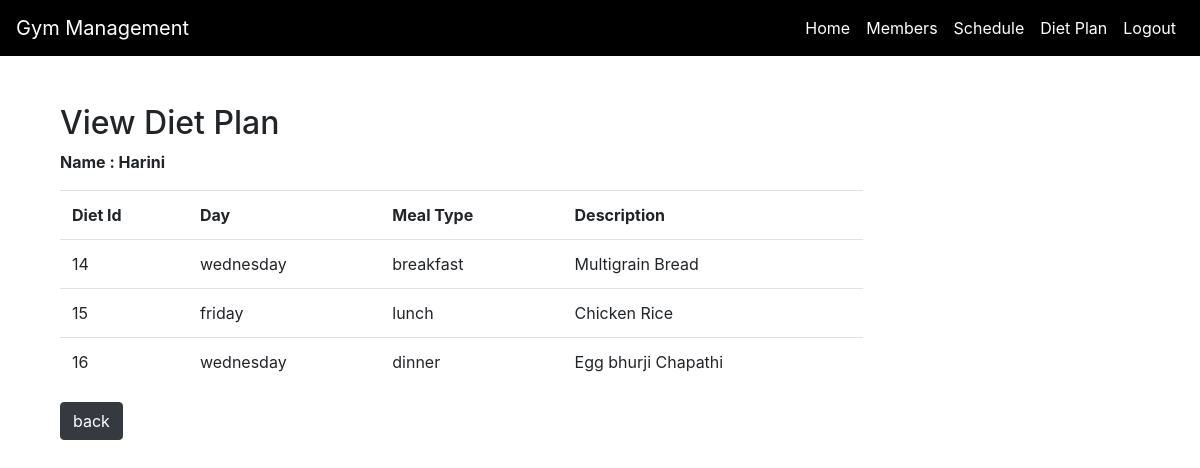
Page /viewdietplan.php?id=1&name=Harini (signed in) on the committed database.
### tables this page shows
CREATE TABLE `diet_plan` (
  `diet_plan_id` int(11) NOT NULL,
  `description` varchar(255) DEFAULT NULL,
  `meal_type` varchar(255) DEFAULT NULL,
  `instructor_id` int(11) DEFAULT NULL,
  `member_id` int(11) DEFAULT NULL,
  `day` varchar(100) NOT NULL
);

### viewdietplan.php (the view, shortened to what this page needs)
<?php
$uid=$_GET["id"];
$name=$_GET["name"];
?>
<!DOCTYPE html>
<html lang="en">
<head>
    <link rel="stylesheet" href="https://stackpath.bootstrapcdn.com/bootstrap/4.3.1/css/bootstrap.min.css">
</head>
<body>
    <nav class="navbar navbar-expand-lg navbar-dark fixed-top">
        <a class="navbar-brand" href="#">Gym Management</a>
        <div class="collapse navbar-collapse" id="navbarNav">
        <ul class="navbar-nav ml-auto">
            <li class="nav-item active">
                <a class="nav-link" href="empdashboard.php">Home</a>
            </li>
            <li class="nav-item">
                <a class="nav-link" href="empmembers.php">Members</a>
            </li>
            <li class="nav-item">
                <a class="nav-link" href="empclasses.php">Schedule</a>
            </li>
            <li class="nav-item">
                <a class="nav-link" href="empdietplan.php">Diet Plan</a>
            </li>
            <li class="nav-item">
                <a class="nav-link" href="logout.php">Logout</a>
            </li>
        </ul>
    </div>
    </nav>
    <div class="container mt-5">
    <div class="col-md-9">
            <div id="dashboardContent">
                <h2>View Diet Plan</h2>
                <p><strong>Name : <?php echo $name;?></strong></p>
                <?php
$con = mysqli_connect("localhost:3307","root","","gym_management_system");
$var=mysqli_query($con,"select * from diet_plan where member_id=$uid");
echo "<table class='table'>";
echo "<tr>
<th>Diet Id</th>
<th>Day</th>
<th>Meal Type</th>
<th>Description</th>
</tr>";
if(mysqli_num_rows($var)>0){
    while($arr=mysqli_fetch_row($var))
    { echo "<tr>
    <td>$arr[0]</td>
    <td>$arr[5]</td>
    <td>$arr[2]</td>
    <td>$arr[1]</td>
    </tr>";}
    echo "</table>";
}
?>
<a href="empmembers.php" class="btn btn-dark">back</a>
            </div>
        </div>
    </div>
</body>
</html>

### viewdietplan.php (style rules this page uses)
body { padding-top: 56px; }
.navbar { background-color: #000; }
.navbar-dark .navbar-nav .nav-link { color: #fff; }

### rows in the picture
diet_plan: diet_plan_id "14", day "wednesday", meal_type "breakfast", description "Multigrain Bread"
diet_plan: diet_plan_id "15", day "friday", meal_type "lunch", description "Chicken Rice"
diet_plan: diet_plan_id "16", day "wednesday", meal_type "dinner", description "Egg bhurji Chapathi"

### other values in the picture
$name "Harini"
